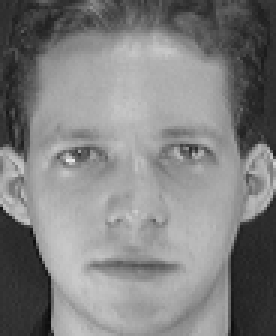
#> input picture build_model/train_faces/s1/1.pgm, 92 x 112 px, found by its file name (shown 3 times larger); its folder holds 4 pictures in this run
$ python visualize_not_for_training.py
#> lines starting #> are read from the running program, lines starting #| are printed output that depends on the picture
import math
from PIL import Image
import matplotlib.pyplot as plt
from filetree import *

def show_pics(path):
    file_tree = generate_ntree(path)
    paths = []
    def traveller(start):
        if start.lastdir == False:
            for p in start.children:
                traveller(p)
        else:
            paths.append(start)
    traveller(file_tree)
    rownum = int(math.sqrt(len(paths)))
    if rownum == 0:
        print('empty paths')
        return
    colnum = len(paths) // rownum if len(paths) % rownum == 0 else len(paths) // rownum + 1
    plt.figure(figsize=(10, 10))
    for i in range(len(paths)):
        p = paths[i]
        first_img = p.children[0].path
        cur_pic = Image.open(first_img)
        p = plt.subplot(colnum, rownum, i + 1)
        p.axis('off')
        plt.imshow(cur_pic,cmap = plt.cm.gray)
    f = plt.gcf()
    plt.show()
    plt.draw()
    f.savefig('./report_figs/face_preview.png')

def show_emotions(paths):
#> called with paths = 'build_model/train_faces/s1'
    pics = os.listdir(paths)
    rownum = int(math.sqrt(len(pics)))
    colnum = len(pics) // rownum if len(pics) % rownum == 0 else len(pics) // rownum + 1
    plt.figure(figsize=(10, 10))
    for i in range((len(pics))):
        cur_pic = Image.open(paths +  '/' + pics[i])
#> cur_pic is the input picture: PIL image 92x112 L; min 11, max 234, mean 128.3
        p = plt.subplot(colnum, rownum, i + 1)
        p.axis('off')
        plt.imshow(cur_pic,cmap = plt.cm.gray)
    f = plt.gcf()
    plt.show()
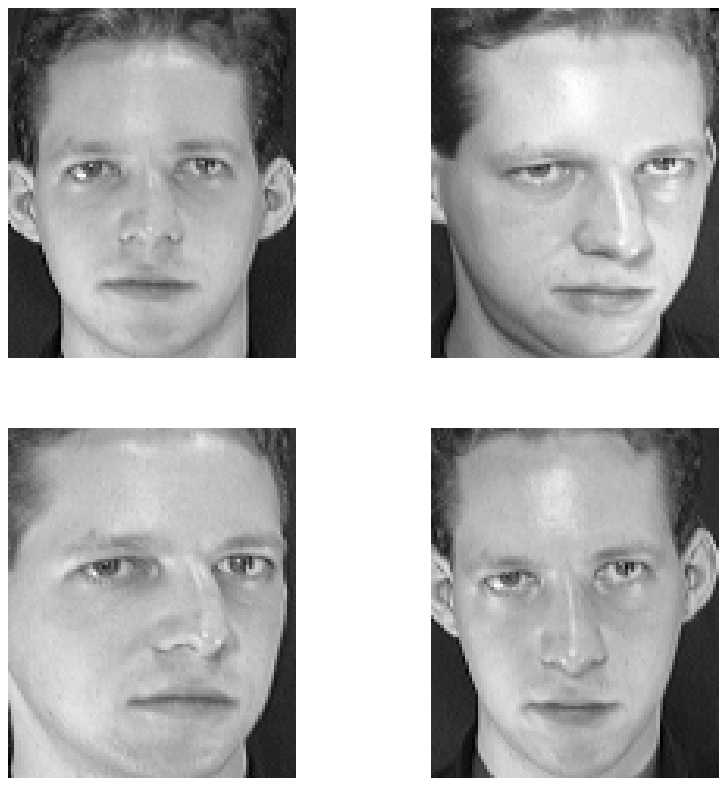
#> figure drawn by matplotlib, 4 panels
    plt.draw()
    f.savefig('./report_figs/emtions.png')


if __name__ == '__main__':
    # show_pics('./train_faces')
    show_emotions('build_model/train_faces/s1')
